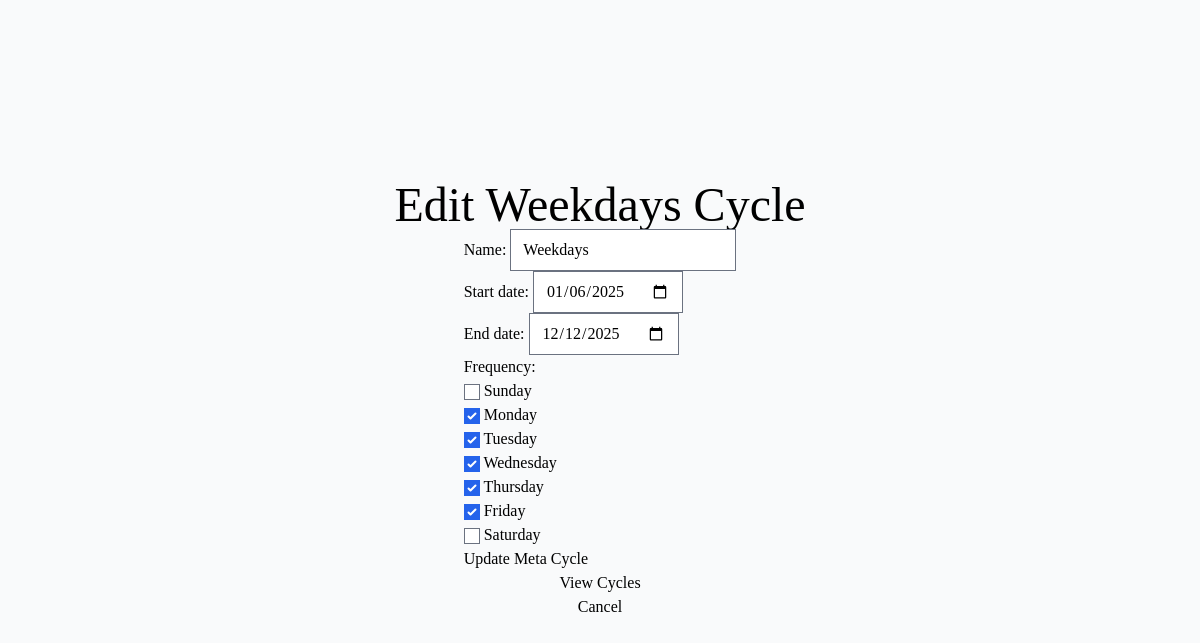
The page /edit-cycle/1/ on the database its author committed.
### timecycle/models.py (models this page shows, shortened)
class MetaCycle(models.Model):
    name = models.CharField(max_length=100, unique=True)
    start_date = models.DateField()
    end_date = models.DateField(null=True, blank=True)
    frequency =  models.ManyToManyField(Day)  # Many-to-many
    class Meta:
        ordering = ['name']
        verbose_name = "Meta Cycle"
        verbose_name_plural = "Meta Cycles"

class Day(models.Model):
    name = models.CharField(max_length=10)  # e.g., 'Monday'
    code = models.CharField(max_length=3)
    order = models.IntegerField(null=True)
    class Meta:
        ordering = ['order']
    def __str__(self):
        return self.name

### timecycle/views.py (the view)
# urls.py: path('edit-cycle/<int:pk>/', views.EditCycleView.as_view(), name='edit-cycle'),
class EditCycleView(UpdateView):
    model = MetaCycle
    form_class = MetaCycleForm
    template_name = 'edit-cycle.html'
    success_url = reverse_lazy('index')  # Redirect to index or another page after successful update
    def get_context_data(self, **kwargs):
        context = super().get_context_data(**kwargs)
        context['meta_cycle'] = self.object  # Pass the current meta cycle instance to the template
        return context

### timecycle/forms.py
class MetaCycleForm(forms.ModelForm):
    class Meta:
        model = MetaCycle
        fields = ['name', 'start_date', 'end_date', 'frequency']  # Include frequency field for selecting days
        widgets = {
            'start_date': forms.DateInput(attrs={'type': 'date'}),
            'end_date': forms.DateInput(attrs={'type': 'date'}),
            'frequency': forms.CheckboxSelectMultiple(),
        }

### timecycle/templates/edit-cycle.html (shortened to what this page needs)
{% extends 'base.html' %}
{% block heading %}Edit {{ meta_cycle.name }} Cycle{% endblock %}
{% block content %}
    <form method="post">
        {{ form.as_p }}
        <button type="submit">Update Meta Cycle</button>
    </form>
    <a href="{% url 'view-cycles' %}">View Cycles</a>
    <a href="{% url 'index' %}">Cancel</a>
{% endblock %}

### rows shown on the page
MetaCycle: name "Weekdays", start_date "01/06/2025", end_date "12/12/2025"
